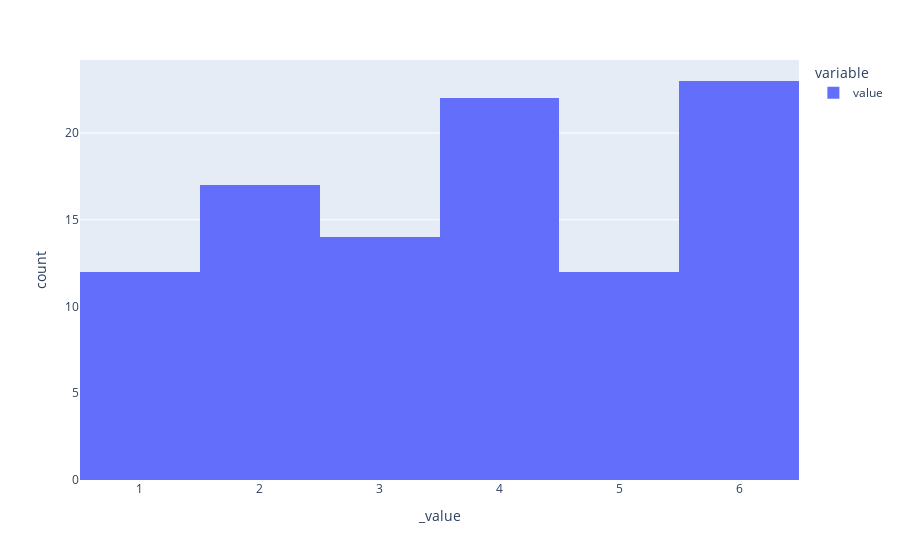

Notebook cell for this chart:
### Markdown cell above
#### 4.- Plot the histogram. What do you see (shape, values...) ? How can you connect the mean value to the histogram?

### Code cell
# your code here
px.histogram(df_roll_the_dice_hundred.value)

### Figure 1 — Plotly figure (JSON) as saved in the notebook; plotly's stock layout.template omitted (floating-point values rounded to 4 significant figures)
{"data": [{"alignmentgroup": "True", "bingroup": "x", "hovertemplate": "variable=value<br>_value=%{x}<br>count=%{y}<extra></extra>", "legendgroup": "value", "marker": {"color": "#636efa", "pattern": {"shape": ""}}, "name": "value", "offsetgroup": "value", "orientation": "v", "showlegend": true, "type": "histogram", "x": [1, 2, 6, 1, 6, 5, 2, 2, 4, 1, 5, 6, 5, 4, 5, 4, 4, 6, 2, 4, 4, 6, 3, 6, 6, 4, 1, 4, 4, 2, 6, 5, 5, 2, 3, 6, 6, 2, 3, 6, 6, 2, 5, 3, 4, 6, 2, 1, 4, 2, 3, 2, 2, 4, 6, 2, 1, 3, 2, 4, 4, 3, 4, 1, 3, 6, 3, 4, 4, 4, 2, 2, 5, 1, 5, 6, 2, 4, 6, 5, 6, 4, 1, 3, 3, 3, 5, 6, 5, 1, 6, 3, 6, 4, 1, 4, 6, 1, 3, 6], "xaxis": "x", "yaxis": "y"}], "layout": {"barmode": "relative", "legend": {"title": {"text": "variable"}, "tracegroupgap": 0}, "margin": {"t": 60}, "xaxis": {"anchor": "y", "domain": [0, 1], "title": {"text": "_value"}}, "yaxis": {"anchor": "x", "domain": [0, 1], "title": {"text": "count"}}}}
